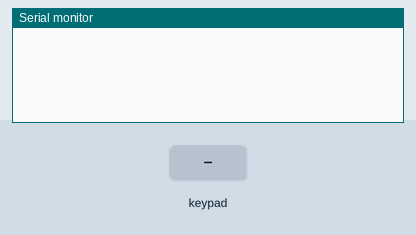
Simulated run of this sketch. Board: Arduino Uno, built with avr-gcc and run on an emulated ATmega328P. Shown: the last lines printed to the serial monitor. Inputs (shaded band) come from the test bench.

Above: at 1.2 s.
1.3 s: key '1' pressed
At 2.5 s:
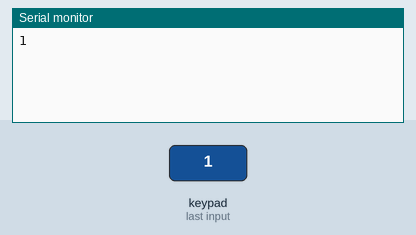
2.8 s: keypad keys 1 2 pressed 0.4 s apart
At 4.2 s:
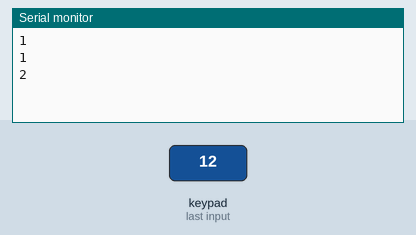
5.1 s: key '3' pressed
At 5.6 s:
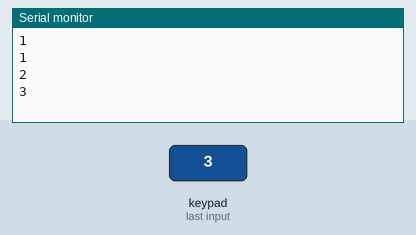
Timing chart, 0 to 8.1 s (numbered marks = the images above; inputs shaded):
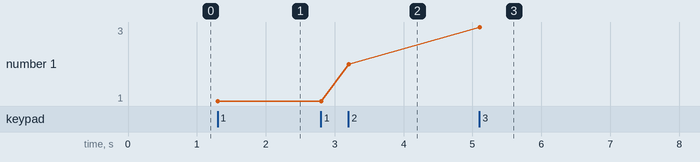

The sketch:

sketch_jan06b.ino
```cpp
#include <Keypad.h>

// Define the number of rows and columns
const byte ROWS = 2;  // 2 Rows
const byte COLS = 2;  // 2 Columns

// Define the keys on the keypad
char keys[ROWS][COLS] = {
  {'1', '2'},  // Button layout
  {'3', '4'}
};

// Connect row and column pins to the Arduino
byte rowPins[ROWS] = {4, 5};  // R1 → Pin 4, R2 → Pin 5
byte colPins[COLS] = {2, 3};  // L1 → Pin 2, L2 → Pin 3

// Create the Keypad object
Keypad keypad = Keypad(makeKeymap(keys), rowPins, colPins, ROWS, COLS);

void setup() {
  Serial.begin(9600);  // Initialize Serial Monitor
}

void loop() {
  char key = keypad.getKey();  // Check if a key is pressed

  if (key) {
    Serial.println(key);  // Print the key to the Serial Monitor
  }
}
```

Measured:
- after the input at 1.3 s, the serial monitor: prints a new line at once (image 1)
- after the input at 2.8 s, the serial monitor: prints a new line after 0.41 s (image 2)
- after the input at 5.1 s, the serial monitor: prints a new line at once (image 3)
- plotted number 1: 1 → 2 after the input at 2.8 s, 2 → 3 after the input at 5.1 s
